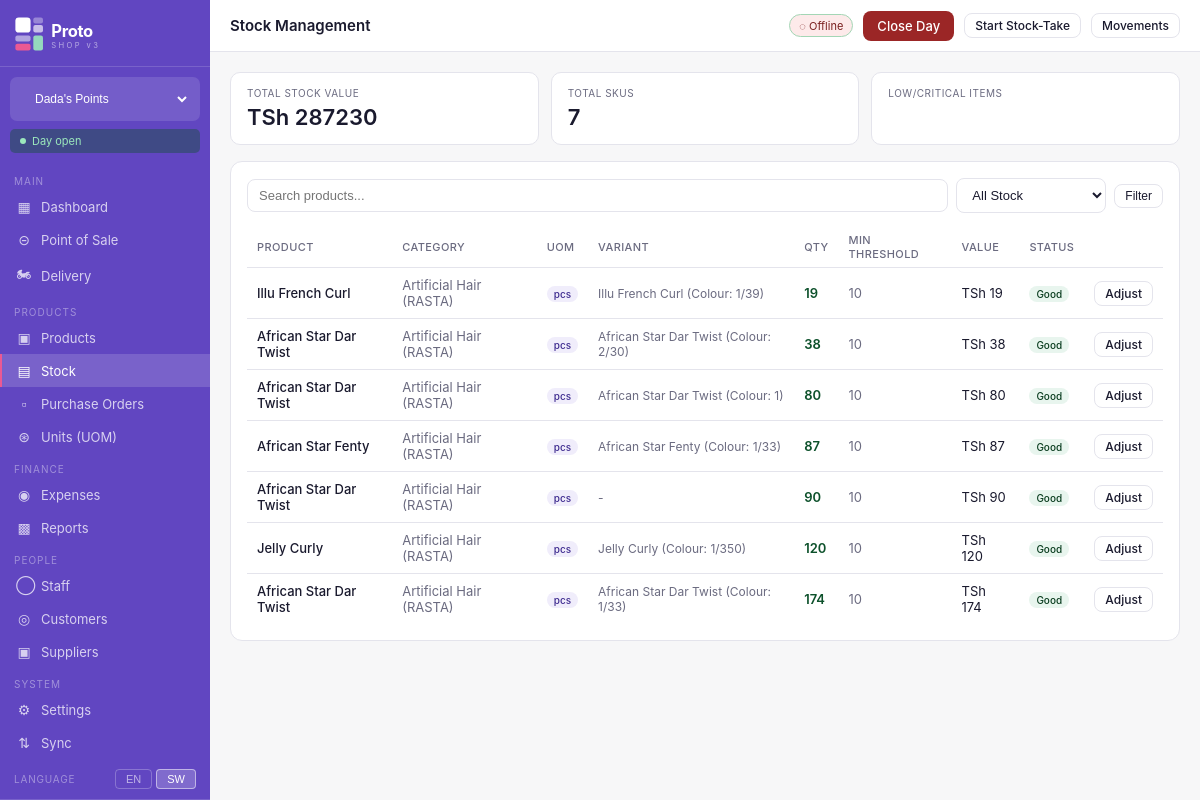
The page /stock/ (signed in) on the database its author committed.
### shops/models.py (models this page shows, shortened)
class Shop(models.Model):
    SHOP_TYPE_CHOICES = [
        ('handbags', 'Handbags'),
        ('hair', 'Hair Products'),
        ('home', 'Home Supplies'),
        ('other', 'Other'),
    ]
    name = models.CharField(max_length=100)
    shop_type = models.CharField(max_length=20, choices=SHOP_TYPE_CHOICES)
    address = models.TextField(blank=True)
    phone = models.CharField(max_length=20, blank=True)
    is_active = models.BooleanField(default=True)
    created_at = models.DateTimeField(auto_now_add=True)
    class Meta:
        ordering = ['name']

class UserShopAccess(models.Model):
    ROLE_CHOICES = [
        ('owner', 'Owner'),
        ('admin', 'Admin'),
        ('cashier', 'Cashier'),
    ]
    user = models.ForeignKey(User, on_delete=models.CASCADE, related_name='shop_access')
    shop = models.ForeignKey(Shop, on_delete=models.CASCADE, related_name='user_access')
    role = models.CharField(max_length=20, choices=ROLE_CHOICES, default='cashier')
    is_active = models.BooleanField(default=True)
    class Meta:
        unique_together = ('user', 'shop')

### stock/models.py (models this page shows, shortened)
class StockLevel(models.Model):
    product = models.ForeignKey(Product, on_delete=models.CASCADE, related_name='stock_levels')
    variant = models.ForeignKey(ProductVariant, on_delete=models.CASCADE, null=True, blank=True, related_name='stock_levels')
    shop = models.ForeignKey(Shop, on_delete=models.CASCADE, related_name='stock_levels')
    quantity = models.IntegerField(default=0)
    updated_at = models.DateTimeField(auto_now=True)
    class Meta:
        unique_together = ('product', 'variant', 'shop')
    @property
    def is_low(self):
        threshold = self.product.low_stock_threshold
        return self.quantity <= threshold
    @property
    def is_critical(self):
        return self.quantity <= 3

### products/models.py (models this page shows, shortened)
class Product(models.Model):
    name = models.CharField(max_length=200)
    sku = models.CharField(max_length=50, unique=True, blank=True)
    category = models.ForeignKey(Category, on_delete=models.SET_NULL, null=True, blank=True, related_name='products')
    shop = models.ForeignKey(Shop, on_delete=models.CASCADE, related_name='products')
    description = models.TextField(blank=True)
    image = models.ImageField(upload_to='products/', null=True, blank=True)
    selling_price = models.DecimalField(max_digits=12, decimal_places=2, null=True, blank=True)
    buying_price  = models.DecimalField(max_digits=12, decimal_places=2, null=True, blank=True)
    tax_inclusive = models.BooleanField(default=True)
    uom = models.ForeignKey(
        'units.UnitOfMeasure',
        on_delete=models.SET_NULL,
        null=True, blank=True,
        related_name='products',
        verbose_name='Unit of Measure',
        help_text='e.g. Piece, Kg, Litre, Packet'
    )
    track_stock = models.BooleanField(default=True)
    low_stock_threshold = models.IntegerField(default=10)
    is_active = models.BooleanField(default=True)
    has_variants = models.BooleanField(default=False)
    created_at = models.DateTimeField(auto_now_add=True)
    updated_at = models.DateTimeField(auto_now=True)
    class Meta:
        ordering = ['name']

class Category(models.Model):
    name = models.CharField(max_length=100)
    slug = models.SlugField(unique=True)
    shop = models.ForeignKey(Shop, on_delete=models.CASCADE, related_name='categories', null=True, blank=True)
    description = models.TextField(blank=True)
    is_active = models.BooleanField(default=True)
    created_at = models.DateTimeField(auto_now_add=True)
    class Meta:
        verbose_name_plural = 'categories'
        ordering = ['name']

class ProductVariant(models.Model):
    product = models.ForeignKey(Product, on_delete=models.CASCADE, related_name='variants')
    sku = models.CharField(max_length=80, unique=True, blank=True)
    selling_price = models.DecimalField(max_digits=12, decimal_places=2, null=True, blank=True)
    buying_price = models.DecimalField(max_digits=12, decimal_places=2, null=True, blank=True)
    is_active = models.BooleanField(default=True)
    created_at = models.DateTimeField(auto_now_add=True)
    def __str__(self):
        attrs = ', '.join([f"{a.variant_type.name}: {a.value}" for a in self.attributes.all()])
        return f"{self.product.name} ({attrs})"

class VariantAttribute(models.Model):
    variant = models.ForeignKey(ProductVariant, on_delete=models.CASCADE, related_name='attributes')
    variant_type = models.ForeignKey(VariantType, on_delete=models.CASCADE)
    value = models.CharField(max_length=100)
    class Meta:
        unique_together = ('variant', 'variant_type')

class VariantType(models.Model):
    name = models.CharField(max_length=50)

### units/models.py (models this page shows, shortened)
class UnitOfMeasure(models.Model):
    name           = models.CharField(max_length=50, unique=True)
    short_name     = models.CharField(max_length=10)
    allow_decimals = models.BooleanField(
        default=False,
        help_text='Allow fractional quantities (e.g. 0.5 kg). '
                  'Disable for countable items like pieces or packets.'
    )
    is_active  = models.BooleanField(default=True)
    sort_order = models.IntegerField(default=0)
    class Meta:
        ordering = ['sort_order', 'name']
        verbose_name = 'Unit of Measure'
        verbose_name_plural = 'Units of Measure'

### stock/views.py (the view)
# urls.py: path('', views.stock_list, name='list'),
@login_required
def stock_list(request):
    shop = get_current_shop(request)
    if not shop:
        return redirect('shop_select')
    from django.conf import settings
    threshold = getattr(settings, 'PROTO_LOW_STOCK_THRESHOLD', 10)
    levels = StockLevel.objects.filter(shop=shop).select_related(
        'product', 'product__category', 'variant'
    ).order_by('quantity')
    search = request.GET.get('q', '')
    status = request.GET.get('status', '')
    if search:
        levels = levels.filter(product__name__icontains=search)
    if status == 'low':
        levels = [l for l in levels if l.is_low]
    elif status == 'critical':
        levels = [l for l in levels if l.is_critical]
    total_value = sum(l.quantity * l.product.buying_price for l in StockLevel.objects.filter(shop=shop))
    from django.core.paginator import Paginator
    paginator = Paginator(levels if isinstance(levels, list) else levels, 30)
    page_obj  = paginator.get_page(request.GET.get('page'))
    return render(request, 'stock/list.html', {
        'levels': page_obj, 'page_obj': page_obj,
        'shop': shop,
        'total_value': total_value,
        'search': search,
        'status_filter': status,
    })

### shops/models.py (called while the page is built)
    @property
    def is_open(self):
        return self.status == 'open'

### stock/views.py (called while the page is built)
def get_current_shop(request):
    shop_id = request.session.get('current_shop_id')
    return Shop.objects.filter(id=shop_id).first() if shop_id else None

### templates/stock/list.html (shortened to what this page needs)
{% extends "base.html" %}
{% block page_title %}Stock Management{% endblock %}
{% block topbar_actions %}
  <a href="{% url 'stock:take_create' %}" class="btn btn-outline btn-sm">Start Stock-Take</a>
  <a href="{% url 'stock:movements' %}" class="btn btn-outline btn-sm">Movements</a>
{% endblock %}
{% block content %}
<div class="stats-grid cols-3">
  <div class="stat-card"><div class="stat-label">Total Stock Value</div><div class="stat-value">TSh {{ total_value|floatformat:0 }}</div></div>
  <div class="stat-card"><div class="stat-label">Total SKUs</div><div class="stat-value">{{ levels|length }}</div></div>
  <div class="stat-card"><div class="stat-label">Low/Critical Items</div><div class="stat-value" style="color:#9b2626">{% for l in levels %}{% if l.is_low %}{% if not forloop.last %}{% endif %}{% endif %}{% endfor %}</div></div>
</div>
<div class="card">
  <div class="search-bar">
    <form method="get" style="display:contents">
      <input type="search" name="q" value="{{ search }}" placeholder="Search products...">
      <select name="status" onchange="this.form.submit()" style="width:150px">
        <option value="">All Stock</option>
      </select>
      <button class="btn btn-outline btn-sm" type="submit">Filter</button>
    </form>
  </div>
  <div class="table-wrap">
    <table>
      <thead><tr><th>Product</th><th>Category</th><th>UOM</th><th>Variant</th><th>Qty</th><th>Min Threshold</th><th>Value</th><th>Status</th><th></th></tr></thead>
      <tbody>
        {% for l in levels %}
        <tr>
          <td style="font-weight:500">{{ l.product.name }}</td>
          <td style="color:#6b6b80">{{ l.product.category.name|default:"-" }}</td>
          <td>{% if l.product.uom %}<span class="badge badge-purple">{{ l.product.uom.short_name }}</span>{% else %}<span style="color:#6b6b80">-</span>{% endif %}</td>
          <td style="font-size:12px;color:#6b6b80">{{ l.variant|default:"-" }}</td>
          <td style="font-weight:600" class="{% if l.is_critical %}stock-critical{% elif l.is_low %}stock-warning{% else %}stock-good{% endif %}">{{ l.quantity }}</td>
          <td style="color:#6b6b80">{{ l.product.low_stock_threshold }}</td>
          <td>TSh {{ l.quantity|floatformat:0 }}</td>
          <td>
            {% if l.is_critical %}<span class="badge badge-red">Critical</span>
            {% elif l.is_low %}<span class="badge badge-amber">Low</span>
            {% else %}<span class="badge badge-green">Good</span>{% endif %}
          </td>
          <td><a href="{% url 'stock:adjust' l.product.pk %}" class="btn btn-outline btn-sm">Adjust</a></td>
        </tr>
        {% empty %}
        <tr><td colspan="8" style="text-align:center;padding:28px;color:#6b6b80">No stock records found.</td></tr>
        {% endfor %}
      </tbody>
    </table>
  </div>
</div>
{% endblock %}

### templates/base.html (shortened to what this page needs)
<!DOCTYPE html>
<html lang="en">
<head>
  <link rel="stylesheet" href="/static/css/proto.css">
</head>
<body>
<div class="app-layout">
  <aside class="sidebar">
    <div class="sidebar-logo">
      <a href="{% url 'dashboard' %}" style="display:flex;align-items:center;padding:2px 0;">
        <img src="/static/img/logo-white.svg" alt="Proto v3" style="height:36px;width:auto;">
      </a>
    </div>
    {% if all_accessible_shops %}
    <form method="post" action="{% url 'switch_shop' %}" class="shop-switcher">
      <select name="shop_id" onchange="this.form.submit()">
        {% for access in all_accessible_shops %}
          <option value="{{ access.shop.id }}"
            {% if access.shop.id == current_shop.id %}selected{% endif %}>
            {{ access.shop.name }}
          </option>
        {% endfor %}
      </select>
    </form>
    {% endif %}
    <div class="day-badge {% if day_is_open %}day-open{% else %}day-closed{% endif %}">
      <span class="day-dot"></span>
      {% if day_is_open %}Day open{% else %}Day closed{% endif %}
    </div>
    <nav class="sidebar-nav">
      <div class="nav-section">Main</div>
      <a href="{% url 'dashboard' %}" class="nav-item {% if request.resolver_match.url_name == 'dashboard' %}active{% endif %}">
        <span class="nav-icon">&#9638;</span> Dashboard
      </a>
      <a href="{% url 'pos:index' %}" class="nav-item {% if 'pos' in request.resolver_match.namespace %}active{% endif %}">
        <span class="nav-icon">&#8861;</span> Point of Sale
      </a>
      <a href="{% url 'delivery:board' %}" class="nav-item {% if request.resolver_match.namespace == 'delivery' %}active{% endif %}">
        <span class="nav-icon">&#127949;</span> Delivery
      </a>
      <div class="nav-section">Products</div>
      <a href="{% url 'products:list' %}" class="nav-item {% if request.resolver_match.namespace == 'products' %}active{% endif %}">
        <span class="nav-icon">&#9635;</span> Products
      </a>
      <a href="{% url 'stock:list' %}" class="nav-item {% if request.resolver_match.namespace == 'stock' %}active{% endif %}">
        <span class="nav-icon">&#9636;</span> Stock
      </a>
      <a href="{% url 'purchases:list' %}" class="nav-item {% if request.resolver_match.namespace == 'purchases' %}active{% endif %}">
        <span class="nav-icon">&#9643;</span> Purchase Orders
      </a>
      <a href="{% url 'units:list' %}" class="nav-item {% if request.resolver_match.namespace == 'units' %}active{% endif %}">
        <span class="nav-icon">&#8859;</span> Units (UOM)
      </a>
      <div class="nav-section">Finance</div>
      <a href="{% url 'expenses:list' %}" class="nav-item {% if request.resolver_match.namespace == 'expenses' %}active{% endif %}">
        <span class="nav-icon">&#9673;</span> Expenses
      </a>
      <a href="{% url 'reports:dashboard' %}" class="nav-item {% if request.resolver_match.namespace == 'reports' %}active{% endif %}">
        <span class="nav-icon">&#9641;</span> Reports
      </a>
      <div class="nav-section">People</div>
      <a href="{% url 'staff:list' %}" class="nav-item {% if request.resolver_match.namespace == 'staff' %}active{% endif %}">
        <span class="nav-icon">&#9711;</span> Staff
      </a>
      <a href="{% url 'customers:list' %}" class="nav-item {% if request.resolver_match.namespace == 'customers' %}active{% endif %}">
        <span class="nav-icon">&#9678;</span> Customers
      </a>
      <a href="{% url 'purchases:suppliers' %}" class="nav-item {% if request.resolver_match.url_name == 'suppliers' or request.resolver_match.url_name == 'supplier_create' %}active{% endif %}">
        <span class="nav-icon">&#9635;</span> Suppliers
      </a>
      <div class="nav-section">System</div>
      <a href="{% url 'settings:index' %}" class="nav-item {% if request.resolver_match.namespace == 'settings' %}active{% endif %}">
        <span class="nav-icon">&#9881;</span> Settings
      </a>
      <a href="{% url 'sync_engine:dashboard' %}" class="nav-item {% if request.resolver_match.namespace == 'sync_engine' %}active{% endif %}">
        <span class="nav-icon">&#8645;</span> Sync
      </a>
      <div class="nav-lang">
        <span class="nav-lang-label">Language</span>
        <div class="nav-lang-btns">
          <form method="post" action="{% url 'settings:change_language' %}" style="display:inline">
            <button type="submit" class="lang-btn {% if request.LANGUAGE_CODE == 'en' %}lang-active{% endif %}">EN</button>
          </form>
          <form method="post" action="{% url 'settings:change_language' %}" style="display:inline">
            <button type="submit" class="lang-btn {% if request.LANGUAGE_CODE != 'en' %}lang-active{% endif %}">SW</button>
          </form>
        </div>
      </div>
    </nav>
  </aside>
  <div class="main-area">
    <header class="topbar">
      <div class="topbar-left">
        <h1 class="page-title">{% block page_title %}Dashboard{% endblock %}</h1>
      </div>
      <div class="topbar-right">
        <span class="sync-badge" id="sync-indicator" title="Click to sync">&#9679; Online</span>
        {% if day_is_open %}
          <a href="#" class="btn btn-danger" onclick="showCloseDayModal(); return false;">Close Day</a>
        {% else %}
          <a href="#" class="btn btn-success" onclick="showOpenDayModal(); return false;">Open Day</a>
        {% endif %}
        {% block topbar_actions %}{% endblock %}
      </div>
    </header>
    <main class="page-content">
      {% block content %}{% endblock %}
    </main>
  </div>
</div>
</body>
</html>

### rows shown on the page
Shop: shop_id "Dada's Points"
StockLevel: product.name "Illu French Curl", product.category.name "Artificial Hair (RASTA)", product.uom.short_name "pcs", variant "Illu French Curl (Colour: 1/39)", quantity "19", product.low_stock_threshold "10", shows "Good"
StockLevel: product.name "African Star Dar Twist", product.category.name "Artificial Hair (RASTA)", product.uom.short_name "pcs", variant "African Star Dar Twist (Colour: 2/30)", quantity "38", product.low_stock_threshold "10", shows "Good"
StockLevel: product.name "African Star Dar Twist", product.category.name "Artificial Hair (RASTA)", product.uom.short_name "pcs", variant "African Star Dar Twist (Colour: 1)", quantity "80", product.low_stock_threshold "10", shows "Good"
StockLevel: product.name "African Star Fenty", product.category.name "Artificial Hair (RASTA)", product.uom.short_name "pcs", variant "African Star Fenty (Colour: 1/33)", quantity "87", product.low_stock_threshold "10", shows "Good"
StockLevel: product.name "African Star Dar Twist", product.category.name "Artificial Hair (RASTA)", product.uom.short_name "pcs", variant "-", quantity "90", product.low_stock_threshold "10", shows "Good"
StockLevel: product.name "Jelly Curly", product.category.name "Artificial Hair (RASTA)", product.uom.short_name "pcs", variant "Jelly Curly (Colour: 1/350)", quantity "120", product.low_stock_threshold "10", shows "Good"
StockLevel: product.name "African Star Dar Twist", product.category.name "Artificial Hair (RASTA)", product.uom.short_name "pcs", variant "African Star Dar Twist (Colour: 1/33)", quantity "174", product.low_stock_threshold "10", shows "Good"

### other values the page prints
{{ total_value|floatformat:0 }} "287230"
{{ levels|length }} "7"
